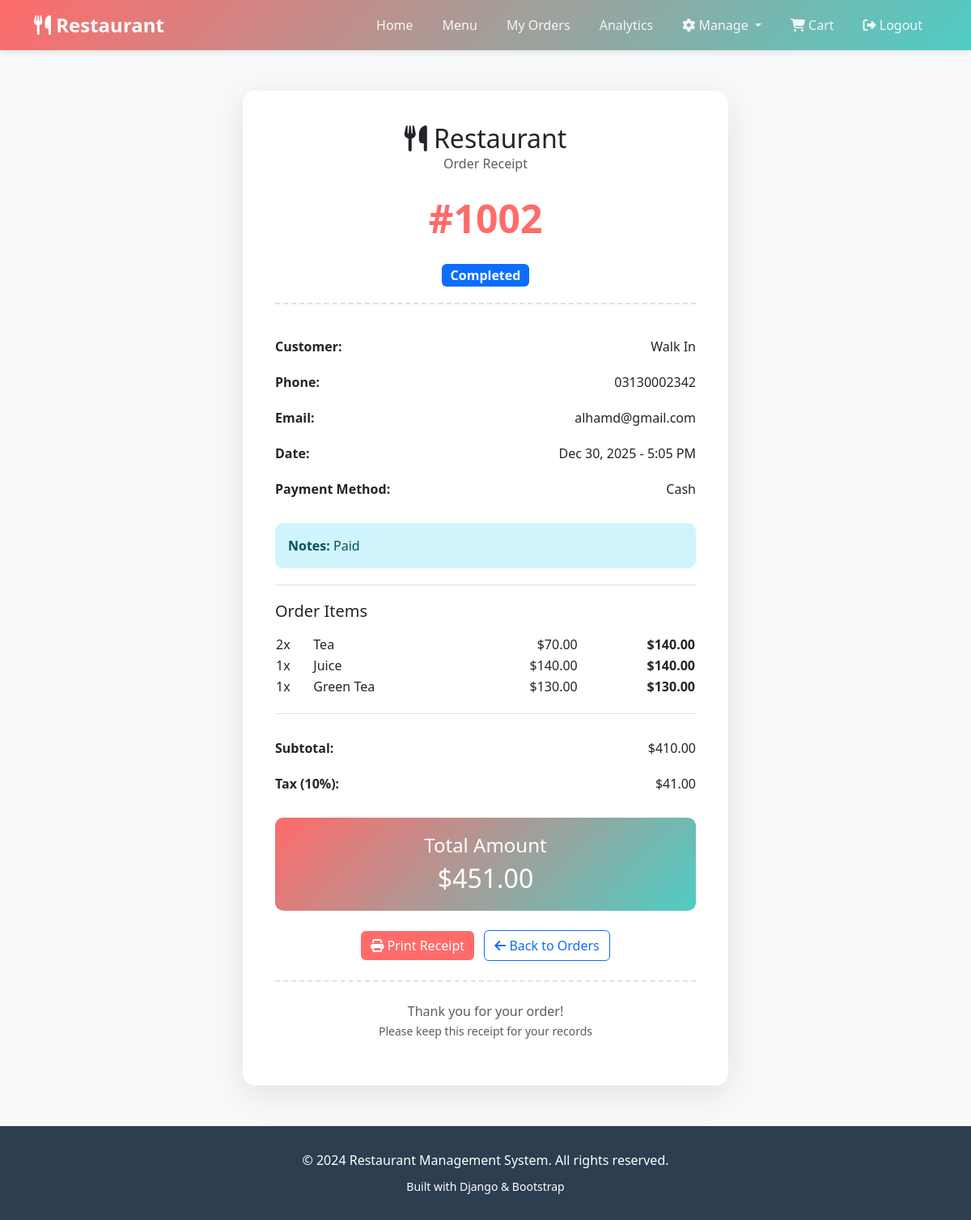
Screenshot of /receipt/2/ (signed in) with the database file from the repository.
### restaurant/models.py (models this page shows, shortened)
class Order(models.Model):
    STATUS_CHOICES = [
        ('completed', 'Completed'),
        ('pending', 'Pending'),
        ('preparing', 'Preparing'),
        ('ready', 'Ready'),
        ('cancelled', 'Cancelled'),
    ]
    PAYMENT_CHOICES = [
        ('cash', 'Cash'),
        ('card', 'Card'),
        ('online', 'Online Payment'),
    ]
    user = models.ForeignKey(User, on_delete=models.CASCADE)
    token_number = models.CharField(max_length=10, unique=True, editable=False)
    customer_name = models.CharField(max_length=200)
    customer_phone = models.CharField(max_length=20)
    customer_email = models.EmailField(blank=True)
    notes = models.TextField(blank=True)
    payment_method = models.CharField(max_length=20, choices=PAYMENT_CHOICES, default='cash')
    status = models.CharField(max_length=20, choices=STATUS_CHOICES, default='completed')
    subtotal = models.DecimalField(max_digits=10, decimal_places=2)
    tax = models.DecimalField(max_digits=10, decimal_places=2)
    total = models.DecimalField(max_digits=10, decimal_places=2)
    created_at = models.DateTimeField(auto_now_add=True)
    updated_at = models.DateTimeField(auto_now=True)
    class Meta:
        ordering = ['-created_at']

class OrderItem(models.Model):
    order = models.ForeignKey(Order, on_delete=models.CASCADE, related_name='items')
    menu_item_name = models.CharField(max_length=200)
    quantity = models.PositiveIntegerField()
    price = models.DecimalField(max_digits=10, decimal_places=2)
    subtotal = models.DecimalField(max_digits=10, decimal_places=2)

### restaurant/views.py (the view)
# urls.py: path('receipt/<int:order_id>/', views.receipt_view, name='receipt'),
@login_required
def receipt_view(request, order_id):
    order = get_object_or_404(Order, id=order_id, user=request.user)
    return render(request, 'restaurant/receipt.html', {'order': order})

### restaurant/templates/restaurant/receipt.html (shortened to what this page needs)
{% extends 'restaurant/base.html' %}
{% block content %}
<div class="container">
    <div class="receipt-container">
        <div class="receipt-header">
            <h2 class="mb-0">
                <i class="fas fa-utensils"></i> Restaurant
            </h2>
            <p class="text-muted mb-0">Order Receipt</p>
            <div class="token-number">{{ order.token_number }}</div>
            <span class="badge
                {% if order.status == 'pending' %}bg-warning
                {% elif order.status == 'preparing' %}bg-info
                {% elif order.status == 'ready' %}bg-success
                {% elif order.status == 'completed' %}bg-primary
                {% else %}bg-danger{% endif %} fs-6">
                {{ order.get_status_display }}
            </span>
        </div>
        <table class="receipt-table">
            <tr>
                <td><strong>Customer:</strong></td>
                <td class="text-end">{{ order.customer_name }}</td>
            </tr>
            <tr>
                <td><strong>Phone:</strong></td>
                <td class="text-end">{{ order.customer_phone }}</td>
            </tr>
            {% if order.customer_email %}
            <tr>
                <td><strong>Email:</strong></td>
                <td class="text-end">{{ order.customer_email }}</td>
            </tr>
            {% endif %}
            <tr>
                <td><strong>Date:</strong></td>
                <td class="text-end">{{ order.created_at|date:"M d, Y - g:i A" }}</td>
            </tr>
            <tr>
                <td><strong>Payment Method:</strong></td>
                <td class="text-end">{{ order.get_payment_method_display }}</td>
            </tr>
        </table>
        {% if order.notes %}
        <div class="alert alert-info">
            <strong>Notes:</strong> {{ order.notes }}
        </div>
        {% endif %}
        <div class="receipt-items">
            <h5 class="mb-3">Order Items</h5>
            <table class="w-100">
                {% for item in order.items.all %}
                <tr>
                    <td>{{ item.quantity }}x</td>
                    <td>{{ item.menu_item_name }}</td>
                    <td class="text-end">${{ item.price }}</td>
                    <td class="text-end"><strong>${{ item.subtotal }}</strong></td>
                </tr>
                {% endfor %}
            </table>
        </div>
        <table class="receipt-table">
            <tr>
                <td><strong>Subtotal:</strong></td>
                <td class="text-end">${{ order.subtotal }}</td>
            </tr>
            <tr>
                <td><strong>Tax (10%):</strong></td>
                <td class="text-end">${{ order.tax }}</td>
            </tr>
        </table>
        <div class="receipt-total text-center">
            <h4 class="mb-2">Total Amount</h4>
            <h2 class="mb-0">${{ order.total }}</h2>
        </div>
        <div class="text-center mt-4 no-print">
            <button onclick="window.print()" class="btn btn-primary me-2">
                <i class="fas fa-print"></i> Print Receipt
            </button>
            <a href="{% url 'orders' %}" class="btn btn-outline-primary">
                <i class="fas fa-arrow-left"></i> Back to Orders
            </a>
        </div>
        <div class="text-center mt-4 pt-4" style="border-top: 2px dashed #dee2e6;">
            <p class="text-muted mb-0">Thank you for your order!</p>
            <p class="text-muted"><small>Please keep this receipt for your records</small></p>
        </div>
    </div>
</div>
{% endblock %}

### restaurant/templates/restaurant/base.html (style rules this page uses)
:root { --primary-color: #FF6B6B; --secondary-color: #4ECDC4; --dark-color: #2C3E50; --light-bg: #F8F9FA; }
body { font-family: 'Segoe UI', Tahoma, Geneva, Verdana, sans-serif; background-color: var(--light-bg); }
.btn-primary { background: var(--primary-color); border: none; transition: all 0.3s; }
.alert { border: none; border-radius: 10px; }

### restaurant/templates/restaurant/receipt.html (style rules this page uses)
.receipt-container { max-width: 600px; margin: 50px auto; background: white; padding: 40px; border-radius: 15px; box-shadow: 0 10px 40px rgba(0,0,0,0.1); }
.receipt-header { text-align: center; border-bottom: 2px dashed #dee2e6; padding-bottom: 20px; margin-bottom: 30px; }
.token-number { font-size: 3rem; font-weight: bold; color: var(--primary-color); margin: 20px 0; }
.receipt-table { width: 100%; margin: 20px 0; }
.receipt-table td { padding: 10px 0; }
.receipt-items { border-top: 1px solid #dee2e6; border-bottom: 1px solid #dee2e6; margin: 20px 0; padding: 20px 0; }
.receipt-total { background: linear-gradient(135deg, var(--primary-color), var(--secondary-color)); color: white; padding: 20px; border-radius: 10px; margin-top: 20px; }

### rows the page displays
Order: token_number "#1002", status "Completed", customer_name "Walk In", customer_phone "03130002342", customer_email "alhamd@gmail.com", created_at "Dec 30, 2025 - 5:05 PM", payment_method "Cash", notes "Paid", subtotal "410.00", tax "41.00", total "451.00"
OrderItem: quantity "2", menu_item_name "Tea", price "70.00", subtotal "140.00"
OrderItem: quantity "1", menu_item_name "Juice", price "140.00", subtotal "140.00"
OrderItem: quantity "1", menu_item_name "Green Tea", price "130.00", subtotal "130.00"
